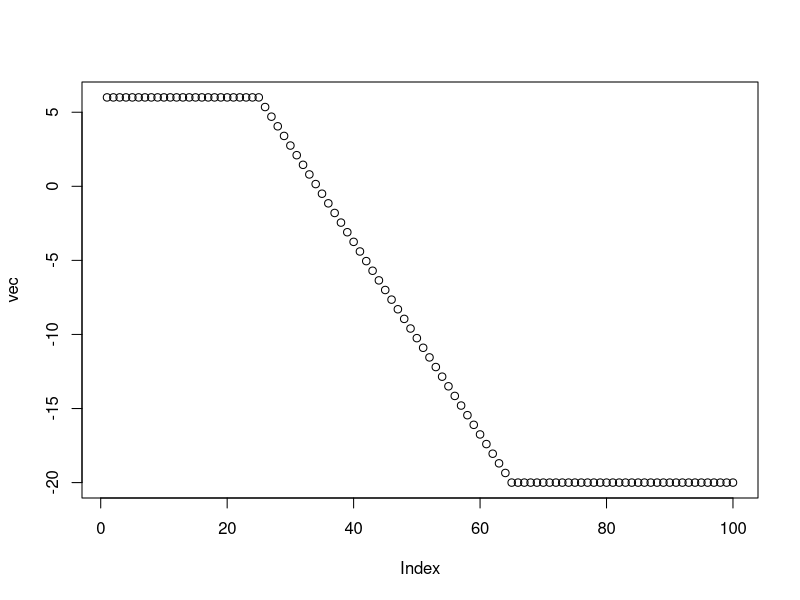

This figure's R source:
### Programming Primers

### Exercises



## Gauss Variations

# for loop
summe <- 0

for (i in 1:100) {
  summe <- i + summe
}

print(summe)

# while loop
summe <- 0
k <- 1

while (k < 101) {
  summe = k + summe
  k <- k + 1
}

print(summe)

# multiples of 3 and 7
summe <- 0

for (i in 1:100){
  if(i %% 3 == 0 & i %% 7 == 0){
    summe <- summe + i
  }
}

print(paste0("The sum of multiples of 3 and 7 within 1-100 is: ", summe))



## Nested Loops
mymat <- matrix(c(6, 7, 3, NA, 15, 6, 7,
                  NA, 9, 12, 6, 11, NA, 3,
                  9, 4, 7, 3, 21, NA, 6,
                  rep(NA, 7)),
                nrow = 4, byrow = TRUE)

myvec <- c(8, 4, 12, 9, 15, 6)

# iterate through rows
for (i in 1:4){

  # fill up myvec again
  myvec <- c(8, 4, 12, 9, 15, 6)

  # iterate through cols
  for (k in 1:7){

    # check for NA
    if(is.na(mymat[i,k])){

      # extract maximum
      myval <- max(myvec)

      # replace with max value
      mymat[i,k] <- max(myvec, na.rm = T)

      # delete max value from myvec
      myvec <- myvec[! myvec %in% max(myvec)]


      # change -Inf back to NA
      if(mymat[i,k] == -Inf){
        mymat[i,k] <- NA
      }
    }
  }
}



## Interpolation

vec <- rep(NA,100)
vec[1:25] <- 6
vec[66:100] <- -20

# extract gradient
rate <- (6- -20) / length(26:65)

# assign gradient
for (i in 26:65){
  vec[i] = vec[i-1] - rate
}

# plot vec
plot(vec)

